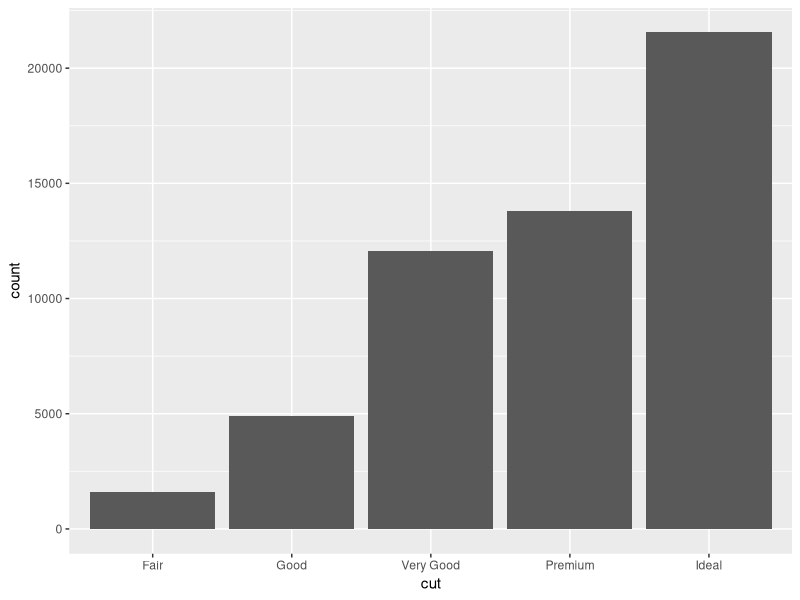
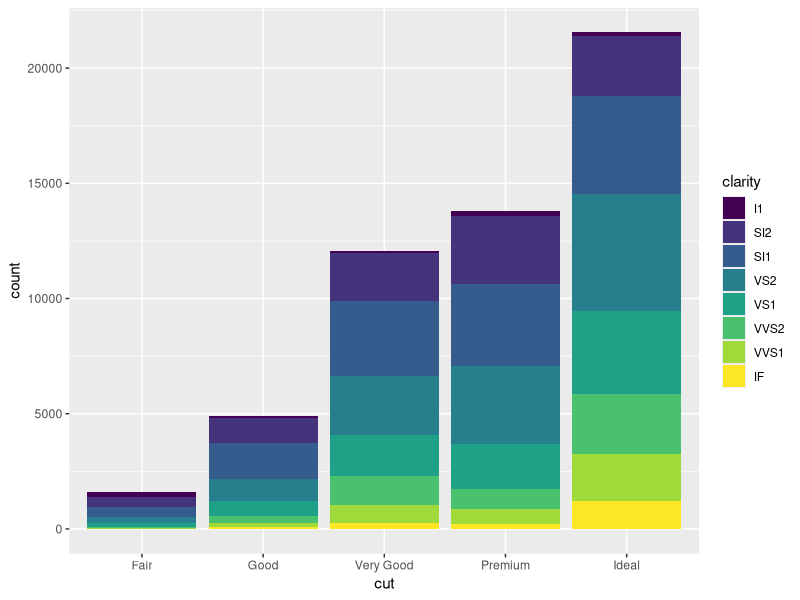
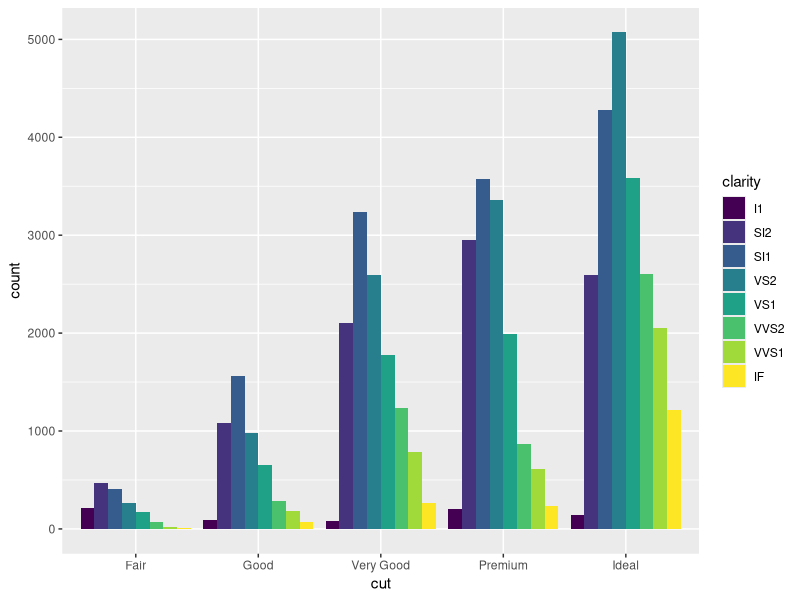

Write the R code that produced these figures, in order.
library("ggplot2")

# simple diamond cut vs count plot
ggplot(data=diamonds) +
  geom_bar(mapping = aes(x=cut))

# diamond cut vs count plot, by clarity
ggplot(data=diamonds) +
  geom_bar(mapping = aes(x=cut, fill=clarity))

# bars stacked side-by-side by clarity
ggplot(data=diamonds) +
  geom_bar(mapping = aes(x=cut, fill=clarity), position = "dodge")